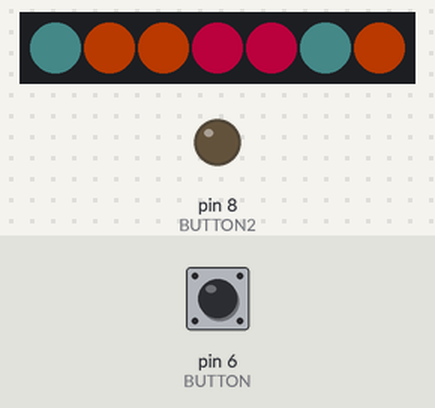
Recording of a sketch running on a simulated Arduino Uno, built with avr-gcc and run on an emulated ATmega328P. Shown: 7 RGB LEDs in strip order, left to right, output pins drawn as LEDs (lit = HIGH). The inputs (shaded band) are chosen by the test bench; at power-on: pin 6 (BUTTON) HIGH. Dim RGB values are drawn brighter than linear; the strip is taken to match the declared colour order; random numbers use the default seed unless the sketch sets one.

Above: at 1.2 s.
1.3 s: pin 6 (BUTTON) pulled LOW for 0.15 s
2.0 s: pin 6 (BUTTON) pulled LOW for 1 s
At 2.61 s:
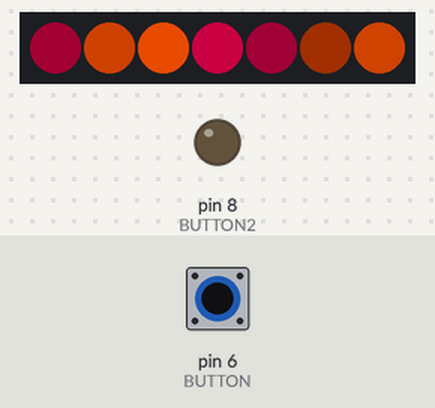
3.6 s: pin 6 (BUTTON) pulled LOW for 3.2 s
At 4.14 s:
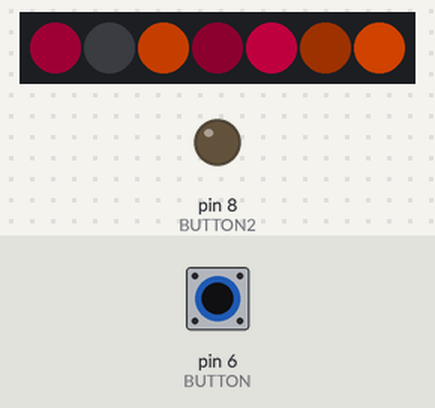
7.4 s: pin 6 (BUTTON) pulled LOW for 0.15 s
At 7.56 s:
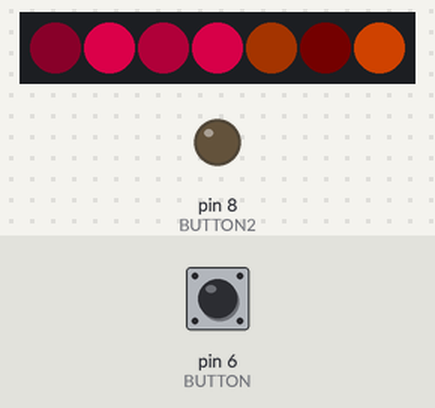
Timing chart, 0 to 35.6 s (numbered marks = the images above; inputs shaded):
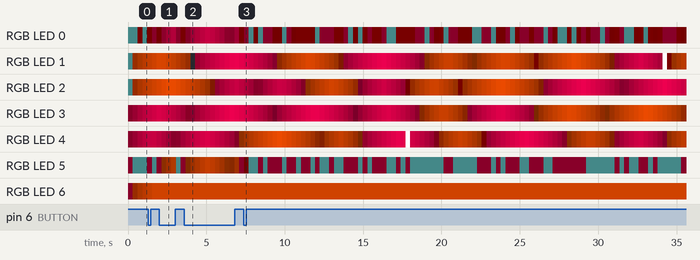

The sketch:

tyvektutu.ino
```cpp
/**
 * 24-pixel ring on my backpack.
 * Cycles through a few patterns.
 */
#include <Adafruit_NeoPixel.h>

#define NUM_PIXELS 7
#define PIN 0

#define BUTTON 6 // D1
#define BUTTON2 8 // D3

// Parameter 1 = number of pixels in pixels
// Parameter 2 = pin number (most are valid)
// Parameter 3 = pixel type flags, add together as needed:
//   NEO_KHZ800  800 KHz bitstream (most NeoPixel products w/WS2812 LEDs)
//   NEO_KHZ400  400 KHz (classic 'v1' (not v2) FLORA pixels, WS2811 drivers)
//   NEO_GRB     Pixels are wired for GRB bitstream (most NeoPixel products)
//   NEO_RGB     Pixels are wired for RGB bitstream (v1 FLORA pixels, not v2)
Adafruit_NeoPixel pixels = Adafruit_NeoPixel(NUM_PIXELS, PIN, NEO_RGB + NEO_KHZ800);

void setup()
{
  pinMode(BUTTON, INPUT_PULLUP);
  pixels.begin();
  pixels.show(); // Initialize all pixels to 'off'
	pinMode(BUTTON2, OUTPUT); // Make it ground
	digitalWrite(BUTTON2, 0); // Make it ground
}

uint8_t red = 0;
uint8_t green = 0;
uint8_t blue = 0;
uint8_t pos = 0;
uint8_t skip = 0;

uint8_t brightness = 0;
int direction = 1;
int position = 0;
static uint8_t last_read;

int brightnesses[5] = {0,0,0,0,0};
int directions[5] = {1,1,1,1,1};
int color[5] = {0,0,0,0,0};
uint8_t r = 0;
uint8_t g = 0;
uint8_t b = 0;

static const uint8_t palette[][4] PROGMEM =
{
#if 0
	{ 128,   0,   0 },
	{ 128, 128,   0 },
	{   0, 128,   0 },
	{   0, 128, 128 },
	{ 128, 128, 128 },
	{ 128,   0, 128 },
#endif

#if 0
	{  50,   0,   0 },
	{ 100,   0,   0 },
	{   0,  50,   0 },
	{   0, 100,   0 },
	{   0,   0,  50 },
	{   0,   0, 100 },
#endif

#if 1
	//http://www.colourlovers.com/palette/1473/Ocean_Five
	{ 0, 160, 176 },
	{ 0, 160, 176 },
	{ 0, 160, 176 },
	{ 106, 74, 60 },
	{ 106, 74, 60 },
	{ 106, 74, 60 },
	{ 204, 51, 63 },
	{ 204, 51, 63 },
	{ 204, 51, 63 },
	{ 235, 104, 65 },
	{ 235, 104, 65 },
	{ 235, 104, 65 },
	{ 237, 201, 81 },
	{ 237, 201, 81 },
	{ 237, 201, 81 },
#endif

#if 0
	// http://www.colourlovers.com/palette/3419536/Hot_Pink_Print_Short
	{ 226, 31, 128 },
	{ 73, 1, 51 },
	{ 214, 140, 204 },
	{ 227, 252, 160 },
	{ 71, 219, 253 },
#endif
};

static void
spin()
{
	// based on chase2

	// turn off all the pixels
	for(int i = 0 ; i < NUM_PIXELS ; i++)
		pixels.setPixelColor(i, 0, 0, 0);

	// and now turn on the one at position and the next few
	pixels.setPixelColor((position+0) % NUM_PIXELS, 128, 0, 130);
	pixels.setPixelColor((position+1) % NUM_PIXELS, 64, 0, 66);
	pixels.setPixelColor((position+2) % NUM_PIXELS, 32, 0, 34);
	pixels.setPixelColor((position+3) % NUM_PIXELS, 16, 0, 18);
	pixels.setPixelColor((position+4) % NUM_PIXELS, 8, 0, 10);
	pixels.setPixelColor((position+5) % NUM_PIXELS, 4, 0, 6);
	pixels.setPixelColor((position+6) % NUM_PIXELS, 2, 0, 4);

	// go in the opposite direction; note that modular arithmetic
	// does not work right with negative numbers, so add in the modulus
	position = (position + NUM_PIXELS - 1) % NUM_PIXELS;

	pixels.show();
	delay(50);
}

static void
pulse()
{
	// based on pulse2
	for(int i = 0 ; i < NUM_PIXELS ; i++)
		pixels.setPixelColor(i, brightness/25, brightness/10, brightness);

	// Make flashes; 10% the time, turn on pixel on full brightness
	if (random(80) == 0)
		pixels.setPixelColor(random(0, NUM_PIXELS), 255, 255, 255);

	pixels.show();
	if (direction == 1)
		delay(2);
	else
		delay(6);


	brightness = brightness + direction; // +=

	if (brightness == 200)
		direction = -1;
	else
	if (brightness == 0)
		direction = +1;
}

static void
pornjpulse()
{
	for(int i = 0 ; i < NUM_PIXELS ; i++)
	{
		if (pixels.getPixelColor(i) == 0x0 || brightnesses[i] == 0){
			// If pixel has gone down to black
			// set it to ramp up again
			directions[i] = +1;
			brightnesses[i] = 1; // no endless loops
			// pick pink or orange
			if (random(2) == 0){
				// pink
				color[i] = 0;
				r = 10;
				g = 0;
				b = 3;
			} else {
				// orange
				color[i] = 1;
				r = 5;
				g = 10;
				b = 10;
			}
		} else {

			// Pixel is going up or down, not at zero
			brightnesses[i] = brightnesses[i] + directions[i];
			Serial.println(i);
			Serial.println(brightnesses[i]);
			// change direction at some point
			if (brightnesses[i] == random(100,200) || brightnesses[i] == 200)
				directions[i] = -1;
			// set the r, g, and b based on new bright and dir
			if (color[i] == 0){
				// pink mode
				Serial.println("in pink");
				r = brightnesses[i];
				g = 0;
				b = brightnesses[i]/3;
			} else {
				// orange mode
				Serial.println("in orange");
				r = brightnesses[i] * 250 / 256;
				g = brightnesses[i] * 80 / 256;
				b = brightnesses[i] * 0 / 256;
			}

		}

		pixels.setPixelColor(i, r, g, b);

	}
	// Make flashes; 10% the time, turn on pixel on full brightness
	if (random(200) == 0)
		pixels.setPixelColor(random(0, NUM_PIXELS), 255, 255, 255);

	pixels.show();
	delay(10);
}

static void
blend(
	unsigned i,
	int smooth,
	int red,
	int green,
	int blue
)
{
	uint32_t c = pixels.getPixelColor(i);
	int r = (c >> 16) & 0xFF;
	int g = (c >>  8) & 0xFF;
	int b = (c >>  0) & 0xFF;

	r = (r * smooth + red) / (smooth+1);
	g = (g * smooth + green) / (smooth+1);
	b = (b * smooth + blue) / (smooth+1);

	pixels.setPixelColor(i, r, g, b);
}


static void
sparkle(
	int chance
)
{
	if (random(chance) == 0)
		pixels.setPixelColor(random(NUM_PIXELS), 255, 255, 255);
}


void circle_pattern(void)
{
	for (int i = 0 ; i < NUM_PIXELS ; i++)
	{
		blend(i, 30, red, green, blue);
	}

	blend(pos, 30, 128, 128, 128);

	red = (red + 1) % 64;
	//green++;

	if (++skip >= 8)
	{
		skip = 0;
		if (++pos == NUM_PIXELS)
			pos = 0;
	}

	pixels.show();
	delay(10);
}


static const uint32_t colors[] =
{
	0x400000,
	0x400000,
	0x402000,
	0x402000,
	0x400020,
	0x400020,
};

void multichase_pattern(void)
{
	red = 64;
	blue = 0;
	green = 0;

	for (int i = 0 ; i < NUM_PIXELS ; i++)
	{
		if (i % 6 == pos)
			blend(i, 8, 64, 20, 0);
		else
			blend(i, 100, 0, 0, 0);
	}

	if (++skip >= 16)
	{
		pos = (pos + 1) % 6;
		skip = 0;
	}

	sparkle(400);

	pixels.show();
	delay(1);
}


static unsigned start_pixel = 0;

void pulse_pattern(void)
{
	red = 64;
	blue = 0;
	green = 0;

	++skip;

	if ((0 <= skip && skip < 48) || (96 <= skip && skip < 96+48))
	{
		unsigned phase = skip % 48;
		if (phase == 0)
			start_pixel = random(NUM_PIXELS);

		if (phase > NUM_PIXELS)
			phase = NUM_PIXELS;

		for (int i = 0 ; i < phase ; i++)
			blend(
				(i+start_pixel) % NUM_PIXELS,
				8,
				red, green, blue
			);
	} else
	{
		if (skip > 300)
			skip = 0;
		for (int i = 0 ; i < NUM_PIXELS ; i++)
			blend(i, 30, 0, 0, 0);
	}

	sparkle(200);

	pixels.show();
	delay(1);
}


typedef void (*function_t)(void);

static function_t patterns[] = {
	pornjpulse,
	spin,
	pulse,
};

static const unsigned num_patterns = sizeof(patterns)/sizeof(*patterns);

void
loop()
{
	for (int i = 0 ; i < num_patterns; i++)
	{
		function_t pattern = patterns[i];

		while(1)
		{

			if (digitalRead(BUTTON) == 0)
			{
				if (last_read == 0)
				{
					last_read = 1;
					//brightness = (brightness + 64) % 256;
					//pixels.setBrightness(brightness);
					break;
				}
			} else {
				last_read = 0;
			}

			pattern();
		}
	}
}
```
